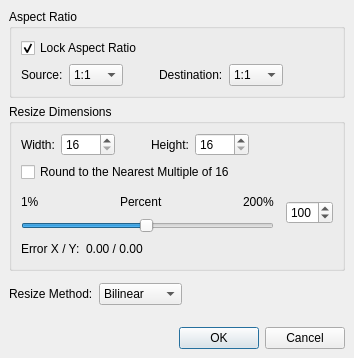
<ui version="4.0" >
 <class>resizeDialog</class>
 <widget class="QDialog" name="resizeDialog" >
  <property name="geometry" >
   <rect>
    <x>0</x>
    <y>0</y>
    <width>350</width>
    <height>342</height>
   </rect>
  </property>
  <property name="windowTitle" >
   <string>Resize</string>
  </property>
  <layout class="QVBoxLayout" >
   <property name="margin" >
    <number>9</number>
   </property>
   <property name="spacing" >
    <number>6</number>
   </property>
   <item>
    <widget class="QGroupBox" name="groupBox_2" >
     <property name="title" >
      <string>Aspect Ratio</string>
     </property>
     <layout class="QVBoxLayout" >
      <property name="margin" >
       <number>9</number>
      </property>
      <property name="spacing" >
       <number>6</number>
      </property>
      <item>
       <widget class="QCheckBox" name="lockArCheckBox" >
        <property name="text" >
         <string>Lock Aspect Ratio</string>
        </property>
        <property name="checked" >
         <bool>true</bool>
        </property>
       </widget>
      </item>
      <item>
       <layout class="QHBoxLayout" >
        <property name="margin" >
         <number>0</number>
        </property>
        <property name="spacing" >
         <number>6</number>
        </property>
        <item>
         <widget class="QLabel" name="label_4" >
          <property name="text" >
           <string>Source:</string>
          </property>
         </widget>
        </item>
        <item>
         <widget class="QComboBox" name="comboBoxSource" >
          <item>
           <property name="text" >
            <string>1:1</string>
           </property>
          </item>
          <item>
           <property name="text" >
            <string>4:3</string>
           </property>
          </item>
          <item>
           <property name="text" >
            <string>16:9</string>
           </property>
          </item>
         </widget>
        </item>
        <item>
         <spacer>
          <property name="orientation" >
           <enum>Qt::Horizontal</enum>
          </property>
          <property name="sizeType" >
           <enum>QSizePolicy::Fixed</enum>
          </property>
          <property name="sizeHint" >
           <size>
            <width>30</width>
            <height>20</height>
           </size>
          </property>
         </spacer>
        </item>
        <item>
         <widget class="QLabel" name="label_3" >
          <property name="text" >
           <string>Destination:</string>
          </property>
         </widget>
        </item>
        <item>
         <widget class="QComboBox" name="comboBoxDestination" >
          <item>
           <property name="text" >
            <string>1:1</string>
           </property>
          </item>
          <item>
           <property name="text" >
            <string>4:3</string>
           </property>
          </item>
          <item>
           <property name="text" >
            <string>16:9</string>
           </property>
          </item>
         </widget>
        </item>
        <item>
         <spacer>
          <property name="orientation" >
           <enum>Qt::Horizontal</enum>
          </property>
          <property name="sizeHint" >
           <size>
            <width>40</width>
            <height>20</height>
           </size>
          </property>
         </spacer>
        </item>
       </layout>
      </item>
     </layout>
    </widget>
   </item>
   <item>
    <widget class="QGroupBox" name="groupBox" >
     <property name="title" >
      <string>Resize Dimensions</string>
     </property>
     <layout class="QVBoxLayout" >
      <property name="margin" >
       <number>9</number>
      </property>
      <property name="spacing" >
       <number>6</number>
      </property>
      <item>
       <layout class="QHBoxLayout" >
        <property name="margin" >
         <number>0</number>
        </property>
        <property name="spacing" >
         <number>6</number>
        </property>
        <item>
         <widget class="QLabel" name="label" >
          <property name="text" >
           <string>Width:</string>
          </property>
         </widget>
        </item>
        <item>
         <widget class="QSpinBox" name="spinBoxWidth" >
          <property name="maximum" >
           <number>2900</number>
          </property>
          <property name="minimum" >
           <number>16</number>
          </property>
          <property name="singleStep" >
           <number>2</number>
          </property>
         </widget>
        </item>
        <item>
         <spacer>
          <property name="orientation" >
           <enum>Qt::Horizontal</enum>
          </property>
          <property name="sizeType" >
           <enum>QSizePolicy::Fixed</enum>
          </property>
          <property name="sizeHint" >
           <size>
            <width>30</width>
            <height>20</height>
           </size>
          </property>
         </spacer>
        </item>
        <item>
         <widget class="QLabel" name="label_2" >
          <property name="text" >
           <string>Height:</string>
          </property>
         </widget>
        </item>
        <item>
         <widget class="QSpinBox" name="spinBoxHeight" >
          <property name="maximum" >
           <number>2000</number>
          </property>
          <property name="minimum" >
           <number>16</number>
          </property>
          <property name="singleStep" >
           <number>2</number>
          </property>
         </widget>
        </item>
        <item>
         <spacer>
          <property name="orientation" >
           <enum>Qt::Horizontal</enum>
          </property>
          <property name="sizeHint" >
           <size>
            <width>40</width>
            <height>20</height>
           </size>
          </property>
         </spacer>
        </item>
       </layout>
      </item>
      <item>
       <widget class="QCheckBox" name="checkBoxRoundup" >
        <property name="text" >
         <string>Round to the Nearest Multiple of 16</string>
        </property>
       </widget>
      </item>
      <item>
       <spacer>
        <property name="orientation" >
         <enum>Qt::Vertical</enum>
        </property>
        <property name="sizeType" >
         <enum>QSizePolicy::Fixed</enum>
        </property>
        <property name="sizeHint" >
         <size>
          <width>312</width>
          <height>4</height>
         </size>
        </property>
       </spacer>
      </item>
      <item>
       <layout class="QVBoxLayout" >
        <property name="margin" >
         <number>0</number>
        </property>
        <property name="spacing" >
         <number>6</number>
        </property>
        <item>
         <layout class="QHBoxLayout" >
          <property name="margin" >
           <number>0</number>
          </property>
          <property name="spacing" >
           <number>12</number>
          </property>
          <item>
           <layout class="QVBoxLayout" >
            <property name="margin" >
             <number>0</number>
            </property>
            <property name="spacing" >
             <number>6</number>
            </property>
            <item>
             <layout class="QHBoxLayout" >
              <property name="margin" >
               <number>0</number>
              </property>
              <property name="spacing" >
               <number>6</number>
              </property>
              <item>
               <widget class="QLabel" name="label_8" >
                <property name="text" >
                 <string>1%</string>
                </property>
               </widget>
              </item>
              <item>
               <spacer>
                <property name="orientation" >
                 <enum>Qt::Horizontal</enum>
                </property>
                <property name="sizeHint" >
                 <size>
                  <width>40</width>
                  <height>20</height>
                 </size>
                </property>
               </spacer>
              </item>
              <item>
               <widget class="QLabel" name="label_5" >
                <property name="text" >
                 <string>Percent</string>
                </property>
               </widget>
              </item>
              <item>
               <spacer>
                <property name="orientation" >
                 <enum>Qt::Horizontal</enum>
                </property>
                <property name="sizeHint" >
                 <size>
                  <width>40</width>
                  <height>20</height>
                 </size>
                </property>
               </spacer>
              </item>
              <item>
               <widget class="QLabel" name="label_9" >
                <property name="text" >
                 <string>200%</string>
                </property>
               </widget>
              </item>
             </layout>
            </item>
            <item>
             <widget class="QSlider" name="horizontalSlider" >
              <property name="minimum" >
               <number>1</number>
              </property>
              <property name="maximum" >
               <number>200</number>
              </property>
              <property name="value" >
               <number>100</number>
              </property>
              <property name="orientation" >
               <enum>Qt::Horizontal</enum>
              </property>
             </widget>
            </item>
           </layout>
          </item>
          <item>
           <widget class="QSpinBox" name="percentageSpinBox" >
            <property name="maximum" >
             <number>200</number>
            </property>
            <property name="minimum" >
             <number>1</number>
            </property>
            <property name="value" >
             <number>100</number>
            </property>
           </widget>
          </item>
         </layout>
        </item>
        <item>
         <layout class="QHBoxLayout" >
          <property name="margin" >
           <number>0</number>
          </property>
          <property name="spacing" >
           <number>6</number>
          </property>
          <item>
           <widget class="QLabel" name="label_10" >
            <property name="text" >
             <string>Error X / Y:</string>
            </property>
           </widget>
          </item>
          <item>
           <widget class="QLabel" name="labelErrorXY" >
            <property name="text" >
             <string>0.00 / 0.00</string>
            </property>
           </widget>
          </item>
          <item>
           <spacer>
            <property name="orientation" >
             <enum>Qt::Horizontal</enum>
            </property>
            <property name="sizeHint" >
             <size>
              <width>40</width>
              <height>20</height>
             </size>
            </property>
           </spacer>
          </item>
         </layout>
        </item>
       </layout>
      </item>
     </layout>
    </widget>
   </item>
   <item>
    <spacer>
     <property name="orientation" >
      <enum>Qt::Vertical</enum>
     </property>
     <property name="sizeType" >
      <enum>QSizePolicy::Fixed</enum>
     </property>
     <property name="sizeHint" >
      <size>
       <width>332</width>
       <height>6</height>
      </size>
     </property>
    </spacer>
   </item>
   <item>
    <layout class="QHBoxLayout" >
     <property name="margin" >
      <number>0</number>
     </property>
     <property name="spacing" >
      <number>6</number>
     </property>
     <item>
      <widget class="QLabel" name="label_6" >
       <property name="text" >
        <string>Resize Method:</string>
       </property>
      </widget>
     </item>
     <item>
      <widget class="QComboBox" name="comboBoxAlgo" >
       <item>
        <property name="text" >
         <string>Bilinear</string>
        </property>
       </item>
       <item>
        <property name="text" >
         <string>Bicubic</string>
        </property>
       </item>
       <item>
        <property name="text" >
         <string>Lanzcos3</string>
        </property>
       </item>
      </widget>
     </item>
     <item>
      <spacer>
       <property name="orientation" >
        <enum>Qt::Horizontal</enum>
       </property>
       <property name="sizeHint" >
        <size>
         <width>40</width>
         <height>20</height>
        </size>
       </property>
      </spacer>
     </item>
    </layout>
   </item>
   <item>
    <spacer>
     <property name="orientation" >
      <enum>Qt::Vertical</enum>
     </property>
     <property name="sizeType" >
      <enum>QSizePolicy::MinimumExpanding</enum>
     </property>
     <property name="sizeHint" >
      <size>
       <width>20</width>
       <height>16</height>
      </size>
     </property>
    </spacer>
   </item>
   <item>
    <widget class="QDialogButtonBox" name="buttonBox" >
     <property name="orientation" >
      <enum>Qt::Horizontal</enum>
     </property>
     <property name="standardButtons" >
      <set>QDialogButtonBox::Cancel|QDialogButtonBox::NoButton|QDialogButtonBox::Ok</set>
     </property>
    </widget>
   </item>
  </layout>
 </widget>
 <tabstops>
  <tabstop>lockArCheckBox</tabstop>
  <tabstop>comboBoxSource</tabstop>
  <tabstop>comboBoxDestination</tabstop>
  <tabstop>spinBoxWidth</tabstop>
  <tabstop>spinBoxHeight</tabstop>
  <tabstop>checkBoxRoundup</tabstop>
  <tabstop>horizontalSlider</tabstop>
  <tabstop>percentageSpinBox</tabstop>
  <tabstop>comboBoxAlgo</tabstop>
  <tabstop>buttonBox</tabstop>
 </tabstops>
 <resources/>
 <connections>
  <connection>
   <sender>buttonBox</sender>
   <signal>rejected()</signal>
   <receiver>resizeDialog</receiver>
   <slot>reject()</slot>
   <hints>
    <hint type="sourcelabel" >
     <x>316</x>
     <y>260</y>
    </hint>
    <hint type="destinationlabel" >
     <x>286</x>
     <y>274</y>
    </hint>
   </hints>
  </connection>
  <connection>
   <sender>lockArCheckBox</sender>
   <signal>toggled(bool)</signal>
   <receiver>label_8</receiver>
   <slot>setEnabled(bool)</slot>
   <hints>
    <hint type="sourcelabel" >
     <x>184</x>
     <y>117</y>
    </hint>
    <hint type="destinationlabel" >
     <x>39</x>
     <y>148</y>
    </hint>
   </hints>
  </connection>
  <connection>
   <sender>lockArCheckBox</sender>
   <signal>toggled(bool)</signal>
   <receiver>label_5</receiver>
   <slot>setEnabled(bool)</slot>
   <hints>
    <hint type="sourcelabel" >
     <x>184</x>
     <y>117</y>
    </hint>
    <hint type="destinationlabel" >
     <x>150</x>
     <y>148</y>
    </hint>
   </hints>
  </connection>
  <connection>
   <sender>lockArCheckBox</sender>
   <signal>toggled(bool)</signal>
   <receiver>label_9</receiver>
   <slot>setEnabled(bool)</slot>
   <hints>
    <hint type="sourcelabel" >
     <x>184</x>
     <y>117</y>
    </hint>
    <hint type="destinationlabel" >
     <x>267</x>
     <y>148</y>
    </hint>
   </hints>
  </connection>
  <connection>
   <sender>lockArCheckBox</sender>
   <signal>toggled(bool)</signal>
   <receiver>horizontalSlider</receiver>
   <slot>setEnabled(bool)</slot>
   <hints>
    <hint type="sourcelabel" >
     <x>184</x>
     <y>117</y>
    </hint>
    <hint type="destinationlabel" >
     <x>156</x>
     <y>164</y>
    </hint>
   </hints>
  </connection>
  <connection>
   <sender>lockArCheckBox</sender>
   <signal>toggled(bool)</signal>
   <receiver>percentageSpinBox</receiver>
   <slot>setEnabled(bool)</slot>
   <hints>
    <hint type="sourcelabel" >
     <x>184</x>
     <y>117</y>
    </hint>
    <hint type="destinationlabel" >
     <x>317</x>
     <y>155</y>
    </hint>
   </hints>
  </connection>
  <connection>
   <sender>lockArCheckBox</sender>
   <signal>toggled(bool)</signal>
   <receiver>checkBoxRoundup</receiver>
   <slot>setEnabled(bool)</slot>
   <hints>
    <hint type="sourcelabel" >
     <x>184</x>
     <y>95</y>
    </hint>
    <hint type="destinationlabel" >
     <x>184</x>
     <y>117</y>
    </hint>
   </hints>
  </connection>
  <connection>
   <sender>lockArCheckBox</sender>
   <signal>toggled(bool)</signal>
   <receiver>label_10</receiver>
   <slot>setEnabled(bool)</slot>
   <hints>
    <hint type="sourcelabel" >
     <x>182</x>
     <y>155</y>
    </hint>
    <hint type="destinationlabel" >
     <x>55</x>
     <y>251</y>
    </hint>
   </hints>
  </connection>
  <connection>
   <sender>lockArCheckBox</sender>
   <signal>toggled(bool)</signal>
   <receiver>labelErrorXY</receiver>
   <slot>setEnabled(bool)</slot>
   <hints>
    <hint type="sourcelabel" >
     <x>182</x>
     <y>155</y>
    </hint>
    <hint type="destinationlabel" >
     <x>114</x>
     <y>251</y>
    </hint>
   </hints>
  </connection>
  <connection>
   <sender>lockArCheckBox</sender>
   <signal>toggled(bool)</signal>
   <receiver>label_4</receiver>
   <slot>setEnabled(bool)</slot>
   <hints>
    <hint type="sourcelabel" >
     <x>182</x>
     <y>69</y>
    </hint>
    <hint type="destinationlabel" >
     <x>46</x>
     <y>95</y>
    </hint>
   </hints>
  </connection>
  <connection>
   <sender>lockArCheckBox</sender>
   <signal>toggled(bool)</signal>
   <receiver>comboBoxSource</receiver>
   <slot>setEnabled(bool)</slot>
   <hints>
    <hint type="sourcelabel" >
     <x>182</x>
     <y>69</y>
    </hint>
    <hint type="destinationlabel" >
     <x>94</x>
     <y>95</y>
    </hint>
   </hints>
  </connection>
  <connection>
   <sender>lockArCheckBox</sender>
   <signal>toggled(bool)</signal>
   <receiver>label_3</receiver>
   <slot>setEnabled(bool)</slot>
   <hints>
    <hint type="sourcelabel" >
     <x>182</x>
     <y>69</y>
    </hint>
    <hint type="destinationlabel" >
     <x>188</x>
     <y>95</y>
    </hint>
   </hints>
  </connection>
  <connection>
   <sender>lockArCheckBox</sender>
   <signal>toggled(bool)</signal>
   <receiver>comboBoxDestination</receiver>
   <slot>setEnabled(bool)</slot>
   <hints>
    <hint type="sourcelabel" >
     <x>182</x>
     <y>69</y>
    </hint>
    <hint type="destinationlabel" >
     <x>247</x>
     <y>95</y>
    </hint>
   </hints>
  </connection>
 </connections>
</ui>
